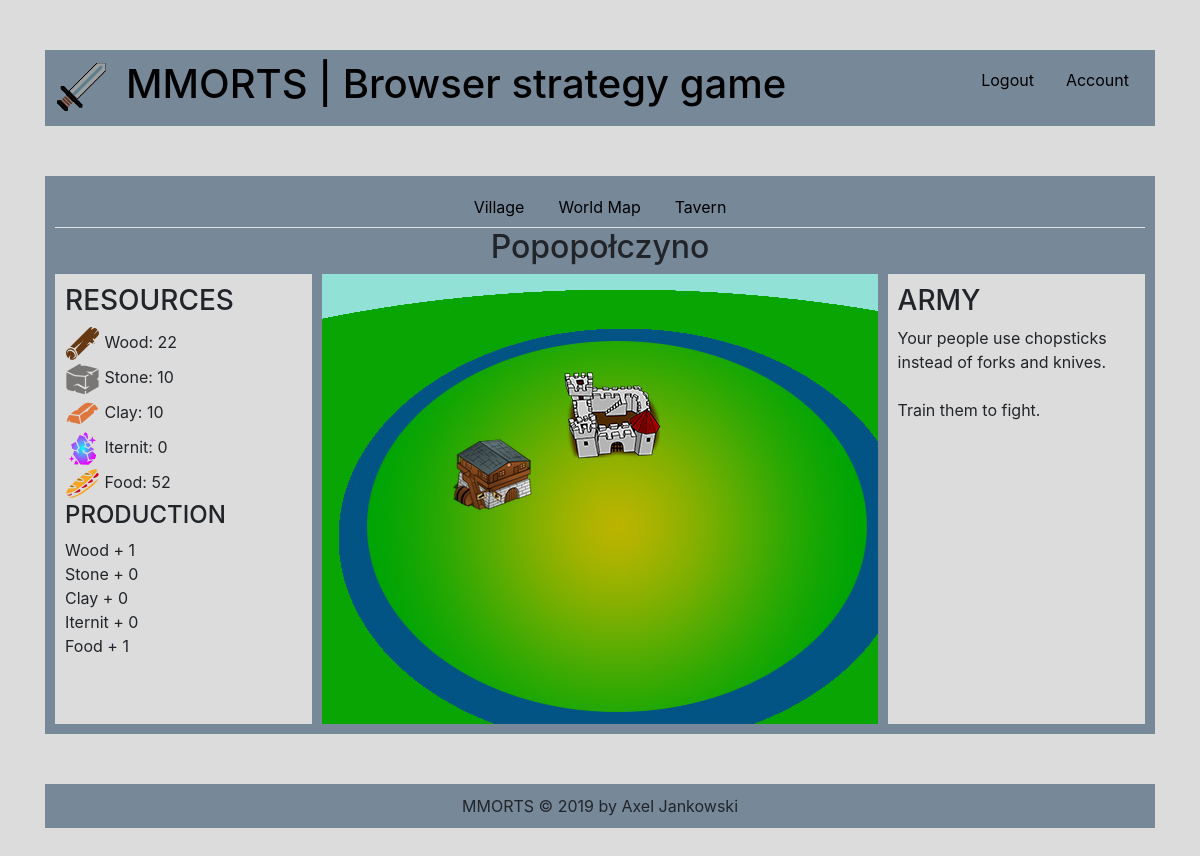
Page / (signed in) on the earlier database version.
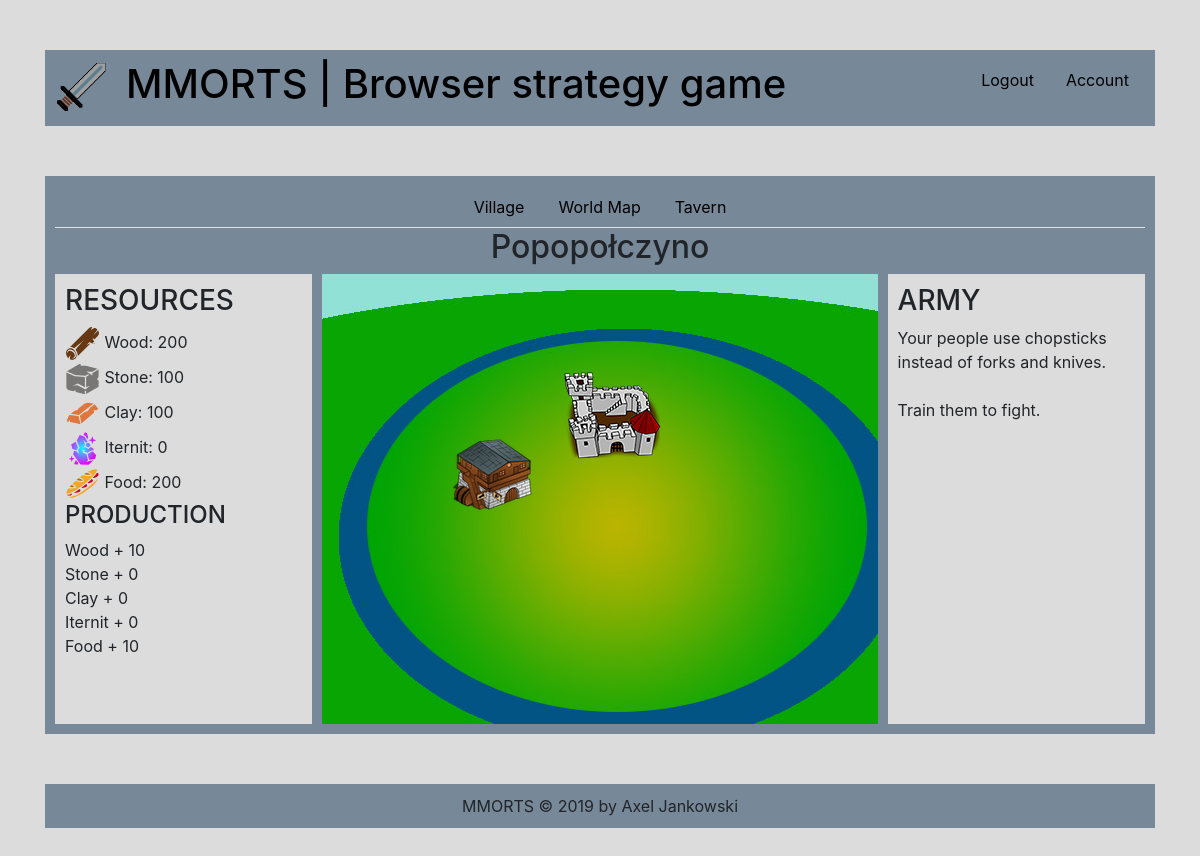
Same page on the later database version.
### tables this page shows
CREATE TABLE `configuration` (
  `id` int(11) NOT NULL,
  `name` varchar(255) NOT NULL,
  `separator` varchar(3) NOT NULL,
  `description` varchar(255) NOT NULL,
  `maintenance` tinyint(1) NOT NULL,
  `logo` varchar(255) NOT NULL
);

CREATE TABLE `cities` (
  `id` int(255) NOT NULL,
  `user_id` int(255) DEFAULT NULL,
  `name` varchar(20) DEFAULT NULL,
  `resources_id` int(255) DEFAULT NULL,
  `buildings_id` int(255) DEFAULT NULL,
  `production_id` int(255) DEFAULT NULL
);

CREATE TABLE `resources` (
  `id` int(255) NOT NULL,
  `user_id` int(255) NOT NULL,
  `city_id` int(255) NOT NULL,
  `wood` int(255) NOT NULL,
  `stone` int(255) NOT NULL,
  `clay` int(255) NOT NULL,
  `iternit` int(255) NOT NULL,
  `food` int(255) NOT NULL
);

CREATE TABLE `building_types` (
  `id` int(255) NOT NULL,
  `type` varchar(255) DEFAULT NULL,
  `level` int(2) DEFAULT NULL,
  `defence` int(255) DEFAULT NULL,
  `wood_production` int(255) DEFAULT NULL,
  `stone_production` int(255) DEFAULT NULL,
  `clay_production` int(255) DEFAULT NULL,
  `iternit_production` int(255) DEFAULT NULL,
  `food_production` int(255) DEFAULT NULL,
  `swordsman_production` int(255) DEFAULT NULL,
  `archer_production` int(255) DEFAULT NULL,
  `knight_production` int(255) DEFAULT NULL
);

### system/config.php (called while the page is built)
<?php
    $dbserver = "localhost";
    $dbusername = "root";
    $dbpassword = "";
    $db = "mmorts";
    $conn = new mysqli($dbserver, $dbusername, $dbpassword, $db);
    if($conn->connect_error) {
        die("Connection failed: ".$conn->connect_error);
    } else {
        $query = "SELECT * FROM configuration";
        $result = mysqli_query($conn, $query);
        $row = mysqli_fetch_assoc($result);
        $title = $row['name'];
        $separator = $row['separator'];
        $description = $row['description'];
        $logo = $row['logo'];
        $maintenance = $row['maintenance'];
    }
?>

### system/includes.php (called while the page is built)
<?php
    require_once("system/functions.php");
    require_once("system/config.php");
?>

### frontend/index.php (the view, shortened to what this page needs)
<?php
    global $title;
    global $separator;
    global $description;
    global $logo;
?>
<html lang="en">
    <head>
        <?php require_once("frontend/templates/html-head.php"); ?>
    </head>
    <body>
        <div class="container">
            <?php require_once("frontend/templates/header.php"); ?>
            <div class="layer">
                <div class="content">
                            <?php
                        if(isset($_SESSION['loggedin'])) {
                            require_once("frontend/templates/navigation.php");
                            $dbserver = "localhost";
                            $dbusername = "root";
                            $dbpassword = "";
                            $db = "mmorts";
                            $conn = new mysqli($dbserver, $dbusername, $dbpassword, $db);
                            $username = $_SESSION['loggedin'];
                            $query = "SELECT id FROM users WHERE username = '$username'";
                            $result = mysqli_query($conn, $query);
                            $row = mysqli_fetch_assoc($result);
                            $userId = $row['id'];
                            $query = "SELECT id, name, resources_id FROM cities WHERE user_id = '$userId'";
                            $result = mysqli_query($conn, $query);
                            if(mysqli_num_rows($result) > 0) {
                                $row = mysqli_fetch_assoc($result);
                                $cityId = $row['id'];
                                $cityName = $row['name'];
                                $cityResourcesId = $row['resources_id'];
                                $query = "SELECT wood, stone, clay, iternit, food FROM resources WHERE id = '$cityResourcesId'";
                                $result = mysqli_query($conn, $query);
                                $row = mysqli_fetch_assoc($result);
                                $wood = $row['wood'];
                                $stone = $row['stone'];
                                $clay = $row['clay'];
                                $iternit = $row['iternit'];
                                $food = $row['food'];
                                $query = "SELECT keep_level, tavern_level, barracks_level FROM buildings WHERE city_id = '$cityId'";
                                $result = mysqli_query($conn, $query);
                                $row = mysqli_fetch_assoc($result);
                                $keepLevel = $row['keep_level'];
                                $tavernLevel = $row['tavern_level'];
                                $query = "SELECT defence, wood_production, stone_production, clay_production, iternit_production, food_production FROM building_types WHERE type = 'keep' AND level = '$keepLevel'";
                                $result = mysqli_query($conn, $query);
                                $row = mysqli_fetch_assoc($result);
                                $keepWood = $row['wood_production'];
                                $keepStone = $row['stone_production'];
                                $keepClay = $row['clay_production'];
                                $keepIternit = $row['iternit_production'];
                                $keepFood = $row['food_production'];
                                ?>
                                    <h2 class="text-center"><?php echo $cityName; ?></h2>
                                    <div class="village-container">
                                        <div class="left-panel">
                                            <h3>RESOURCES</h3>
                                            <?php
                                                echo "<img src='frontend/images/icons/wood.svg' class='icon' /> Wood: ".$wood."<br/>";
                                                echo "<img src='frontend/images/icons/stone.svg' class='icon' /> Stone: ".$stone."<br/>";
                                                echo "<img src='frontend/images/icons/clay.svg' class='icon' /> Clay: ".$clay."<br/>";
                                                echo "<img src='frontend/images/icons/iternit.svg' class='icon' /> Iternit: ".$iternit."<br/>";
                                                echo "<img src='frontend/images/icons/food.svg' class='icon' /> Food: ".$food."<br/>";
                                            ?>
                                            <h4>PRODUCTION</h4>
                                            <?php
                                                echo "Wood + ".$keepWood."<br/>";
                                                echo "Stone + ".$keepStone."<br/>";
                                                echo "Clay + ".$keepClay."<br/>";
                                                echo "Iternit + ".$keepIternit."<br/>";
                                                echo "Food + ".$keepFood."<br/>";
                                            ?>
                                        </div>
                                        <div class="village">
                                            <div class="keep" title="Keep lvl. <?php echo $keepLevel ?>" onclick="openBuildPanel(keep)">
                                            <?php
                                                if($keepLevel > 0) {
                                                ?>
                                                    <img src="frontend/images/keep.png"/>
                                                <?php
                                                } else {
                                                ?>
                                                    <img src="frontend/images/keep.png"/>
                                                <?php
                                                }
                                            ?>
                                            </div>
                                            <div class="tavern" title="Tavern">
                                            <?php
                                                if($tavernLevel > 0) {
                                                ?>
                                                    <a href="index.php?page=tavern"><img src="frontend/images/tavern.png"/></a>
                                                <?php
                                                } else {
                                                ?>
                                                    <img src="frontend/images/tavern.png"/>
                                                <?php
                                                }
                                            ?>
                                            </div>
                                        </div>
                                        <div class="right-panel" id="army">
                                            <h3>ARMY</h3>
                                            Your people use chopsticks instead of forks and knives.
                                            <br/><br/>
                                            Train them to fight.
                                        </div>
                                    </div>
                                <?php
                            } else {
                                ?>
                                    You are not in control of any village now.
                                    Create your settlement!
                                <?php
                            }
                        } else {
                            ?>
                                <h2>Main</h2>
                                <p>This is the main page.</p>
                            <?php
                        }
                    ?>
                </div>
            </div>
            <?php require_once("frontend/templates/footer.php"); ?>
        </div>
    </body>
</html>

### index.php (shortened to what this page needs)
<?php
    require_once("system/includes.php");
    if ($maintenance == true) {
        echo "The site is under construction.";
    }
    elseif ($maintenance == false) {
        getPage();
    }
?>

### system/functions.php
<?php
    function getPage() {
        if(isset($_GET['page'])){
            $page = $_GET['page'];
            if($page == "index") {
                require_once("frontend/index.php");
            }
            elseif($page == "worldmap") {
                require_once("frontend/pages/worldmap.php");
            }
            elseif($page == "tavern") {
                require_once("frontend/pages/tavern.php");
            }
            elseif($page == "login") {
                require_once("frontend/pages/login.php");
            }
            elseif($page == "register") {
                require_once("frontend/pages/register.php");
            }
            elseif($page == "logout") {
                session_destroy();
                header("Location: index.php?msg=logoutsuccess");
                die();
            }
        } else {
            require_once("frontend/index.php");
        }
    }
?>

### frontend/templates/html-head.php (shortened to what this page needs)
<link href="frontend/design/css/bootstrap.css" rel="stylesheet">
<link href="frontend/design/css/style.css" type="text/css" rel="stylesheet">

### frontend/templates/header.php
<?php
    global $logo;
?>
<div class="layer">
    <div class="header">
        <div class="logo">
            <a href="index.php?page=index"><img src="frontend/images/<?php echo $logo; ?>" class="responsive" /></a>
        </div>
        <div class="title">
            <h1><a href="index.php?page=index"><?php echo $title.$separator.$description; ?></a></h1>
        </div>
        <?php
            require_once("frontend/templates/account-actions.php");
        ?>
    </div>
</div>

### frontend/templates/account-actions.php (shortened to what this page needs)
<?php
    if(isset($_SESSION['loggedin'])) {
        ?>
            <nav class="nav justify-content-end">
                <a href="index.php?page=logout" class="nav-item nav-link">Logout</a>
                <a href="index.php?page=account" class="nav-item nav-link">Account</a>
            </nav>
        <?php
    }
?>

### frontend/templates/navigation.php
<nav class="nav nav-tabs justify-content-center">
    <a href="index.php?page=index" class="nav-item nav-link">Village</a>
    <a href="index.php?page=worldmap" class="nav-item nav-link">World Map</a>
    <a href="index.php?page=tavern" class="nav-item nav-link">Tavern</a>
</nav>

### frontend/templates/footer.php
<div class="layer">
    <div class="footer">
        <?php echo $title; ?> &copy; 2019 by <a title="axeljankowskii@gmail.com">Axel Jankowski</a>
    </div>
</div>

### frontend/design/css/style.css (style rules this page uses)
body { background-color: gainsboro; }
*:link { color: black; }
.container { width: 1200px; margin: 0 auto; }
.layer { margin-top: 50px; margin-bottom: 50px; }
.header { background-color: lightslategrey; padding: 10px; overflow: hidden; }
.logo { float: left; width: 56px; }
.title { float: left; margin-left: 15px; }
.content { background-color: lightslategrey; width: 100%; display: inline-block; padding: 10px; }
.village-container { width: 100%; height: 450px; display: flex; }
.left-panel { background-color: gainsboro; width: 27.5%; height: 100%; padding: 10px; }
.icon { width: 35px; height: auto; }
.village { background-image: url("../../images/map.jpg"); width: 60%; height: 100%; margin: 0 10px; }
.keep { position: absolute; margin-left: 240px; margin-top: 90px; }
.tavern { position: absolute; margin-left: 130px; margin-top: 160px; }
.right-panel { background-color: gainsboro; width: 27.5%; height: 100%; padding: 10px; }
#army { display: block; }
.footer { background-color: lightslategrey; padding: 10px; text-align: center; }
.responsive { width: 100%; height: auto; }

Differences in the rows shown:
changed resources: wood "22" → "200"; stone "10" → "100"; clay "10" → "100"; food "52" → "200"
changed building_types: wood_production "1" → "10"; food_production "1" → "10"
